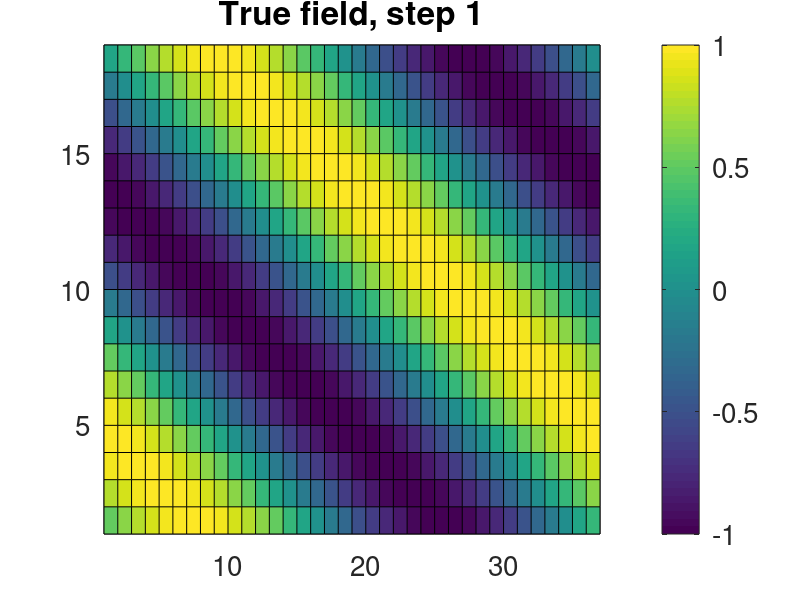
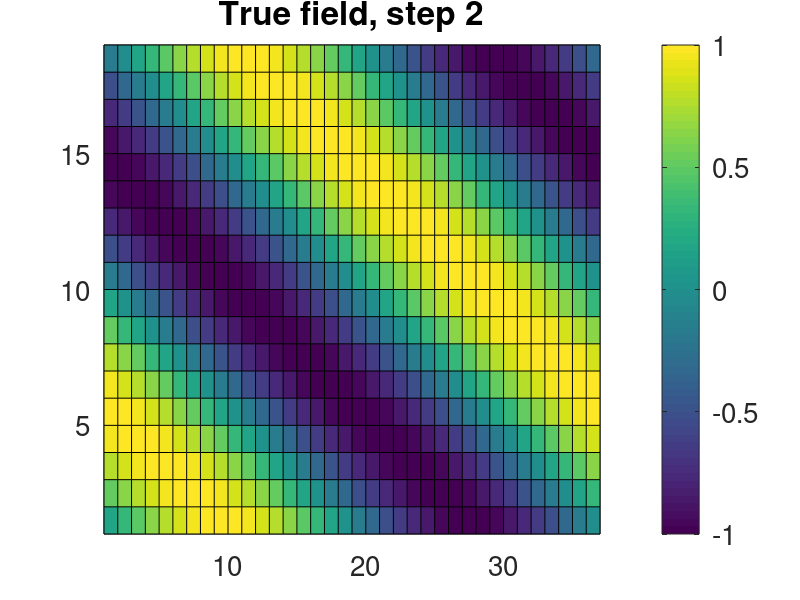
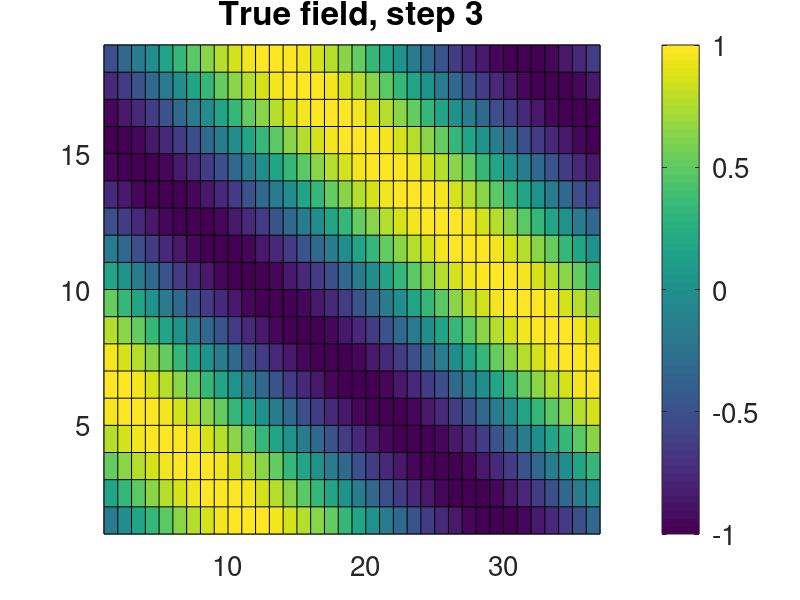
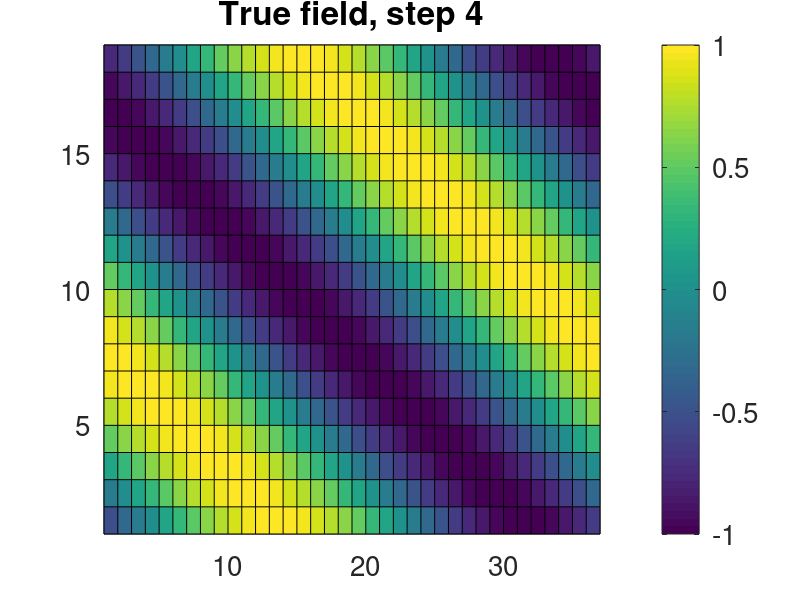

MATLAB code for these plots, in order:
% Script to generate files for the PDAF online tutorial for 2 fields: 
% 'field' is the same field as in the one-fields case; 'fieldB' is added here

dim_x = 36;         % Grid dimension in x-direction
dim_y = 18;         % Grid dimension in y-direction
dim_ens = 9;        % Maximum ensemble size
dim_step = 18;      % Number of time steps
stddev_obs = 0.5;   % Observation error standard deviation
dxobs = 5;          % x-Grid spacing for observations type A
dyobs = 4;          % y-Grid spacing for observations type A
dxobsB = 6;         % x-Grid spacing for observations type B
dyobsB = 5;         % y-Grid spacing for observations type B
obsB_offsetx = -2;  % x-offset in position of observations type B
obsB_offsety = -1;  % y-offset in position of observations type B

dowrite = 1;        % 1 to write files

% Locations of observations not placed at grid points (x, y)
obs_interp = [3.0 2.1; ...
     3.4 6.8; ...
     6.1 6.8; ...
     8.9 7.6; ...
     8.9 14.9; ...
     20.0 6.4; ...
     20.4 16.1; ...
     14.1 10.2; ...
     31.0 5.2; ...
     31.2 11.9; ...
     28.9 14.9];


% Reset random number generation
rng('default')

% True field 1
for j=1:dim_x
    for i=1:dim_y
        field(i,j,1) = sin(2*pi*(i/18+j/36));
    end
end

for step=2:dim_step+1
    for j=1:dim_x
        for i=1:dim_y-1
            field(i+1,j,step) = field(i,j,step-1);
        end
    end
    field(1,:,step) = field(dim_y,:,step-1);
end

for step=1:dim_step+1
    field_plot=zeros(dim_y+1, dim_x+1);
    field_plot(1:dim_y,1:dim_x) = field(:,:,step);
    figure
    pcolor(field_plot)
    set(gca,'fontsize',20)
    cb=colorbar;
    set(cb,'fontsize',20)
    title(['True field, step ' num2str(step)],'fontsize',24)
end

% True field B
for j=1:dim_x
    for i=1:dim_y
        fieldB(i,j,1) = sin(4*pi*(i/18-j/36));
    end
end

for step=2:dim_step+1
    for j=1:dim_x
        for i=1:dim_y-1
            fieldB(i+1,j,step) = fieldB(i,j,step-1);
        end
    end
    fieldB(1,:,step) = fieldB(dim_y,:,step-1);
end

for step=1:dim_step+1
    field_plot=zeros(dim_y+1, dim_x+1);
    field_plot(1:dim_y,1:dim_x) = fieldB(:,:,step);
    figure
    pcolor(field_plot)
    set(gca,'fontsize',20)
    cb=colorbar;
    set(cb,'fontsize',20)
    title(['True field B, step ' num2str(step)],'fontsize',24)
end


% Ensemble states
for k=1:dim_ens
    for j=1:dim_x
        for i=1:dim_y
            ens(i,j,k) = sin(2*pi*(i/18+j/36)+2*0.5*pi*(k+5)/dim_ens);
        end
    end
    figure
    field_plot=zeros(dim_y+1, dim_x+1);
    field_plot(1:dim_y,1:dim_x) = ens(:,:,k);
    pcolor(field_plot)
    set(gca,'fontsize',20)
    cb=colorbar;
    set(cb,'fontsize',20)
    title(['Ensemble member ' num2str(k)],'fontsize',24)
end

figure
field_plot=zeros(dim_y+1, dim_x+1);
ensmean = mean(ens,3);
field_plot(1:dim_y,1:dim_x) = ensmean;
pcolor(field_plot)
set(gca,'fontsize',20)
cb=colorbar;
set(cb,'fontsize',20)
title('Initial estimate (ensemble mean)','fontsize',24)

% Ensemble states field B
for k=1:dim_ens
    for j=1:dim_x
        for i=1:dim_y
            ensB(i,j,k) = sin(4*pi*(i/18-j/36)+4*0.5*pi*(k+5)/dim_ens);
        end
    end
    figure
    field_plot=zeros(dim_y+1, dim_x+1);
    field_plot(1:dim_y,1:dim_x) = ensB(:,:,k);
    pcolor(field_plot)
    set(gca,'fontsize',20)
    cb=colorbar;
    set(cb,'fontsize',20)
    title(['Ensemble member ' num2str(k) ' for field B'],'fontsize',24)
end

figure
field_plot=zeros(dim_y+1, dim_x+1);
ensmeanB = mean(ensB,3);
field_plot(1:dim_y,1:dim_x) = ensmeanB;
pcolor(field_plot)
set(gca,'fontsize',20)
cb=colorbar;
set(cb,'fontsize',20)
title('Initial estimate (ensemble mean) field B','fontsize',24)


% Observations
obs_error = stddev_obs * randn(dim_y, dim_x, dim_step+1);
full_obs = field + obs_error;

obs_errorB = stddev_obs * randn(dim_y, dim_x, dim_step+1);
full_obsB = fieldB + obs_errorB;

for step=1:dim_step+1
    field_plot=zeros(dim_y+1, dim_x+1);
    field_plot(1:dim_y,1:dim_x) = full_obs(:,:,step);
    figure
    pcolor(field_plot)
    set(gca,'fontsize',20)
    cb=colorbar;
    set(cb,'fontsize',20)
    title(['Perturbed true state, step ' num2str(step-1)],'fontsize',24)
end

obs = zeros(dim_y, dim_x, dim_step+1)-999;
for step=1:dim_step+1
    for j=dxobs:dxobs:dim_x
        for i=dyobs:dyobs:dim_y
            obs(i,j,step) = full_obs(i,j,step);
        end
    end
end

for step=1:dim_step+1
    field_plot=zeros(dim_y+1, dim_x+1);
    field_plot(1:dim_y,1:dim_x) = full_obsB(:,:,step);
    figure
    pcolor(field_plot)
    set(gca,'fontsize',20)
    cb=colorbar;
    set(cb,'fontsize',20)
    title(['Perturbed true state field B, step ' num2str(step-1)],'fontsize',24)
end

obsB = zeros(dim_y, dim_x, dim_step+1)-999;
for step=1:dim_step+1
    for j=dxobsB+obsB_offsetx:dxobsB:dim_x
        for i=dyobsB+obsB_offsety:dyobsB:dim_y
            obsB(i,j,step) = full_obsB(i,j,step);
        end
    end
end

for step=1:dim_step+1
    field_plot=zeros(dim_y+1, dim_x+1);clc
    field_plot(1:dim_y,1:dim_x) = obs(:,:,step);
    figure
    pcolor(field_plot)
    set(gca,'fontsize',20)
    cb=colorbar;
    set(cb,'fontsize',20)
    title(['Type A: 28 Observations of field, step ' num2str(step-1)],'fontsize',24)
    set(gca,'clim',[-3 3])
end

for step=1:dim_step+1
    field_plot=zeros(dim_y+1, dim_x+1);
    field_plot(1:dim_y,1:dim_x) = obsB(:,:,step);
    figure
    pcolor(field_plot)
    set(gca,'fontsize',20)
    cb=colorbar;
    set(cb,'fontsize',20)
    title(['Type B: 18 Observations of fieldB, step ' num2str(step-1)],'fontsize',24)
    set(gca,'clim',[-3 3])
end


%%%%%%%%%%%%%%%%%%% Write files

if dowrite == 1

    % True field 1
    fid = fopen(['true_initial.txt'],'w');
    for i=1:dim_y
        fprintf(fid,'%14.8f',field(i,:,1));
        fprintf(fid,'\n');
    end
    fclose(fid);
    for step=2:dim_step+1
        fid = fopen(['true_step' num2str(step-1) '.txt'],'w');
        for i=1:dim_y
            fprintf(fid,'%14.8f',field(i,:,step));
            fprintf(fid,'\n');
        end
        fclose(fid);
    end

    % True field 0
    fid = fopen(['trueB_initial.txt'],'w');
    for i=1:dim_y
        fprintf(fid,'%14.8f',fieldB(i,:,1));
        fprintf(fid,'\n');
    end
    fclose(fid);
    for step=2:dim_step+1
        fid = fopen(['trueB_step' num2str(step-1) '.txt'],'w');
        for i=1:dim_y
            fprintf(fid,'%14.8f',fieldB(i,:,step));
            fprintf(fid,'\n');
        end
        fclose(fid);
    end

    % Observations - Type A
    for step=2:dim_step+1
        fid = fopen(['obs_step' num2str(step-1) '.txt'],'w');
        for i=1:dim_y
            fprintf(fid,'%14.6f',obs(i,:,step));
            fprintf(fid,'\n');
        end
        fclose(fid);
    end

    % Observations - Type B
    for step=2:dim_step+1
        fid = fopen(['obsB_step' num2str(step-1) '.txt'],'w');
        for i=1:dim_y
            fprintf(fid,'%14.6f',obsB(i,:,step));
            fprintf(fid,'\n');
        end
        fclose(fid);
    end

    % Ensemble
    for k=1:dim_ens
        fid = fopen(['ens_' num2str(k) '.txt'],'w');
        for i=1:dim_y
            fprintf(fid,'%14.8f',ens(i,:,k));
            fprintf(fid,'\n');
        end
        fclose(fid);
    end

    % Ensemble fieldB
    for k=1:dim_ens
        fid = fopen(['ensB_' num2str(k) '.txt'],'w');
        for i=1:dim_y
            fprintf(fid,'%14.8f',ensB(i,:,k));
            fprintf(fid,'\n');
        end
        fclose(fid);
    end


    % Ensemble mean
    fid = fopen('state_ini.txt','w');
    for i=1:dim_y
        fprintf(fid,'%14.6f',ensmean(i,:));
        fprintf(fid,'\n');
    end
    fclose(fid);

    % Ensemble mean fieldB
    fid = fopen('stateB_ini.txt','w');
    for i=1:dim_y
        fprintf(fid,'%14.6f',ensmeanB(i,:));
        fprintf(fid,'\n');
    end
    fclose(fid);
end